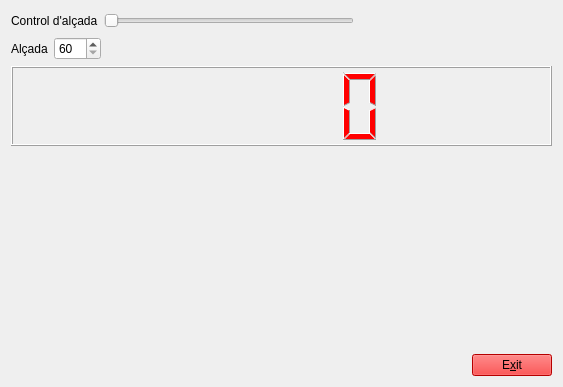
<?xml version="1.0" encoding="UTF-8"?>
<ui version="4.0">
 <class>MyForm</class>
 <widget class="QWidget" name="MyForm">
  <property name="geometry">
   <rect>
    <x>0</x>
    <y>0</y>
    <width>563</width>
    <height>387</height>
   </rect>
  </property>
  <property name="windowTitle">
   <string>PrimerFormulari</string>
  </property>
  <layout class="QVBoxLayout" name="verticalLayout_2">
   <item>
    <layout class="QHBoxLayout" name="horizontalLayout">
     <item>
      <widget class="QLabel" name="label">
       <property name="text">
        <string>Control d'alçada</string>
       </property>
      </widget>
     </item>
     <item>
      <widget class="QSlider" name="horizontalSlider">
       <property name="sizePolicy">
        <sizepolicy hsizetype="Fixed" vsizetype="Fixed">
         <horstretch>0</horstretch>
         <verstretch>0</verstretch>
        </sizepolicy>
       </property>
       <property name="minimumSize">
        <size>
         <width>250</width>
         <height>0</height>
        </size>
       </property>
       <property name="minimum">
        <number>60</number>
       </property>
       <property name="maximum">
        <number>220</number>
       </property>
       <property name="orientation">
        <enum>Qt::Horizontal</enum>
       </property>
      </widget>
     </item>
     <item>
      <spacer name="horizontalSpacer_3">
       <property name="orientation">
        <enum>Qt::Horizontal</enum>
       </property>
       <property name="sizeHint" stdset="0">
        <size>
         <width>40</width>
         <height>20</height>
        </size>
       </property>
      </spacer>
     </item>
    </layout>
   </item>
   <item>
    <layout class="QHBoxLayout" name="horizontalLayout_2">
     <item>
      <widget class="QLabel" name="label_2">
       <property name="text">
        <string>Alçada</string>
       </property>
      </widget>
     </item>
     <item>
      <widget class="QSpinBox" name="spinBox">
       <property name="minimum">
        <number>60</number>
       </property>
       <property name="maximum">
        <number>220</number>
       </property>
      </widget>
     </item>
     <item>
      <spacer name="horizontalSpacer_2">
       <property name="orientation">
        <enum>Qt::Horizontal</enum>
       </property>
       <property name="sizeHint" stdset="0">
        <size>
         <width>40</width>
         <height>20</height>
        </size>
       </property>
      </spacer>
     </item>
    </layout>
   </item>
   <item>
    <widget class="QLCDNumber" name="lcdNumber">
     <property name="minimumSize">
      <size>
       <width>0</width>
       <height>80</height>
      </size>
     </property>
     <property name="styleSheet">
      <string notr="true">color: rgb(255, 0, 0);</string>
     </property>
    </widget>
   </item>
   <item>
    <layout class="QHBoxLayout" name="horizontalLayout_3">
     <item>
      <spacer name="horizontalSpacer">
       <property name="orientation">
        <enum>Qt::Horizontal</enum>
       </property>
       <property name="sizeHint" stdset="0">
        <size>
         <width>40</width>
         <height>20</height>
        </size>
       </property>
      </spacer>
     </item>
     <item>
      <layout class="QVBoxLayout" name="verticalLayout">
       <item>
        <spacer name="verticalSpacer">
         <property name="orientation">
          <enum>Qt::Vertical</enum>
         </property>
         <property name="sizeHint" stdset="0">
          <size>
           <width>20</width>
           <height>40</height>
          </size>
         </property>
        </spacer>
       </item>
       <item>
        <widget class="QPushButton" name="pushButton">
         <property name="styleSheet">
          <string notr="true">background-color: rgb(255, 0, 0);</string>
         </property>
         <property name="text">
          <string>E&amp;xit</string>
         </property>
        </widget>
       </item>
      </layout>
     </item>
    </layout>
   </item>
  </layout>
 </widget>
 <resources/>
 <connections>
  <connection>
   <sender>horizontalSlider</sender>
   <signal>valueChanged(int)</signal>
   <receiver>spinBox</receiver>
   <slot>setValue(int)</slot>
   <hints>
    <hint type="sourcelabel">
     <x>305</x>
     <y>64</y>
    </hint>
    <hint type="destinationlabel">
     <x>152</x>
     <y>119</y>
    </hint>
   </hints>
  </connection>
  <connection>
   <sender>spinBox</sender>
   <signal>valueChanged(int)</signal>
   <receiver>horizontalSlider</receiver>
   <slot>setValue(int)</slot>
   <hints>
    <hint type="sourcelabel">
     <x>124</x>
     <y>122</y>
    </hint>
    <hint type="destinationlabel">
     <x>307</x>
     <y>74</y>
    </hint>
   </hints>
  </connection>
  <connection>
   <sender>pushButton</sender>
   <signal>clicked()</signal>
   <receiver>MyForm</receiver>
   <slot>close()</slot>
   <hints>
    <hint type="sourcelabel">
     <x>489</x>
     <y>352</y>
    </hint>
    <hint type="destinationlabel">
     <x>542</x>
     <y>300</y>
    </hint>
   </hints>
  </connection>
 </connections>
</ui>
